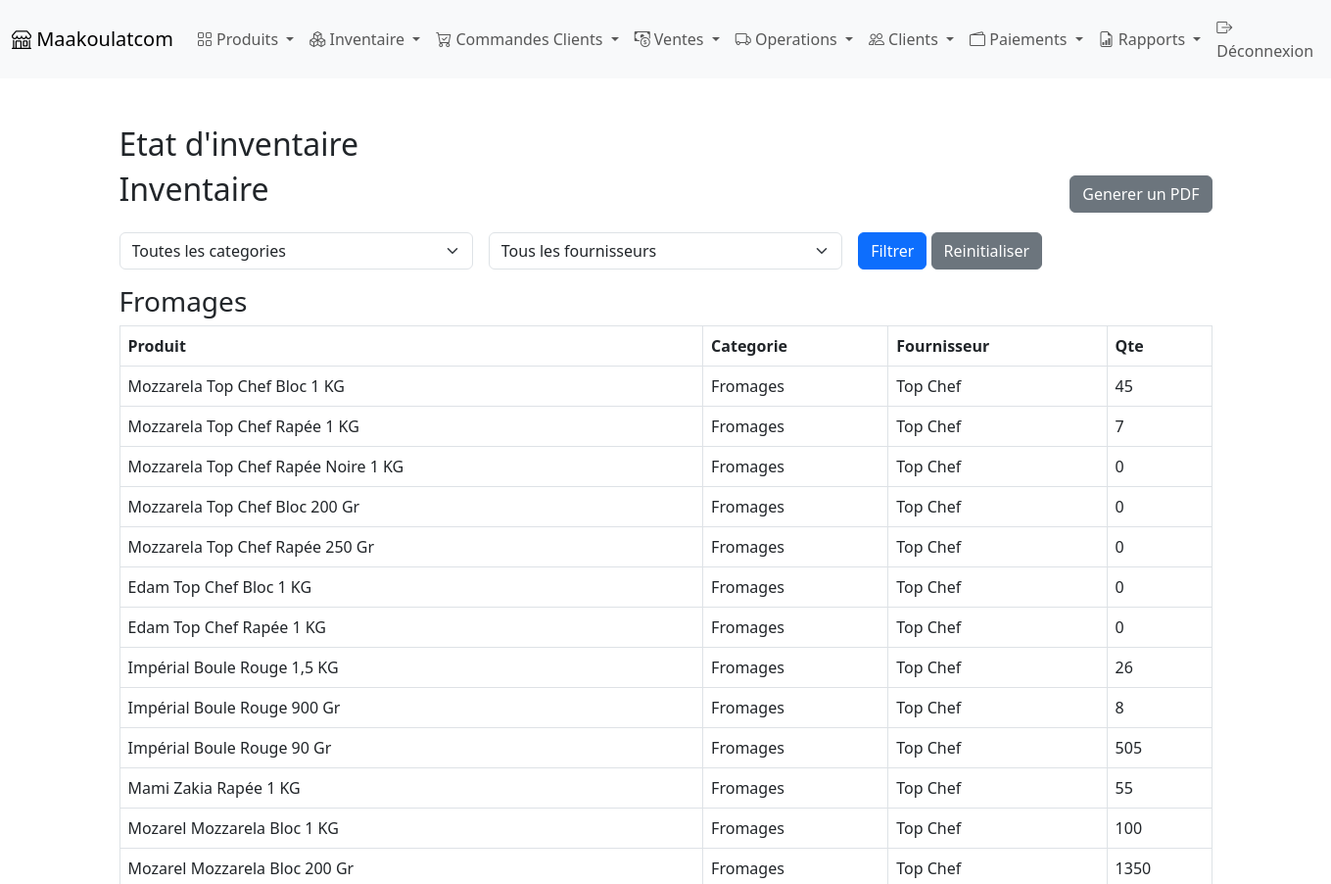
Page /status/ (signed in, upper part) on the earlier database version.
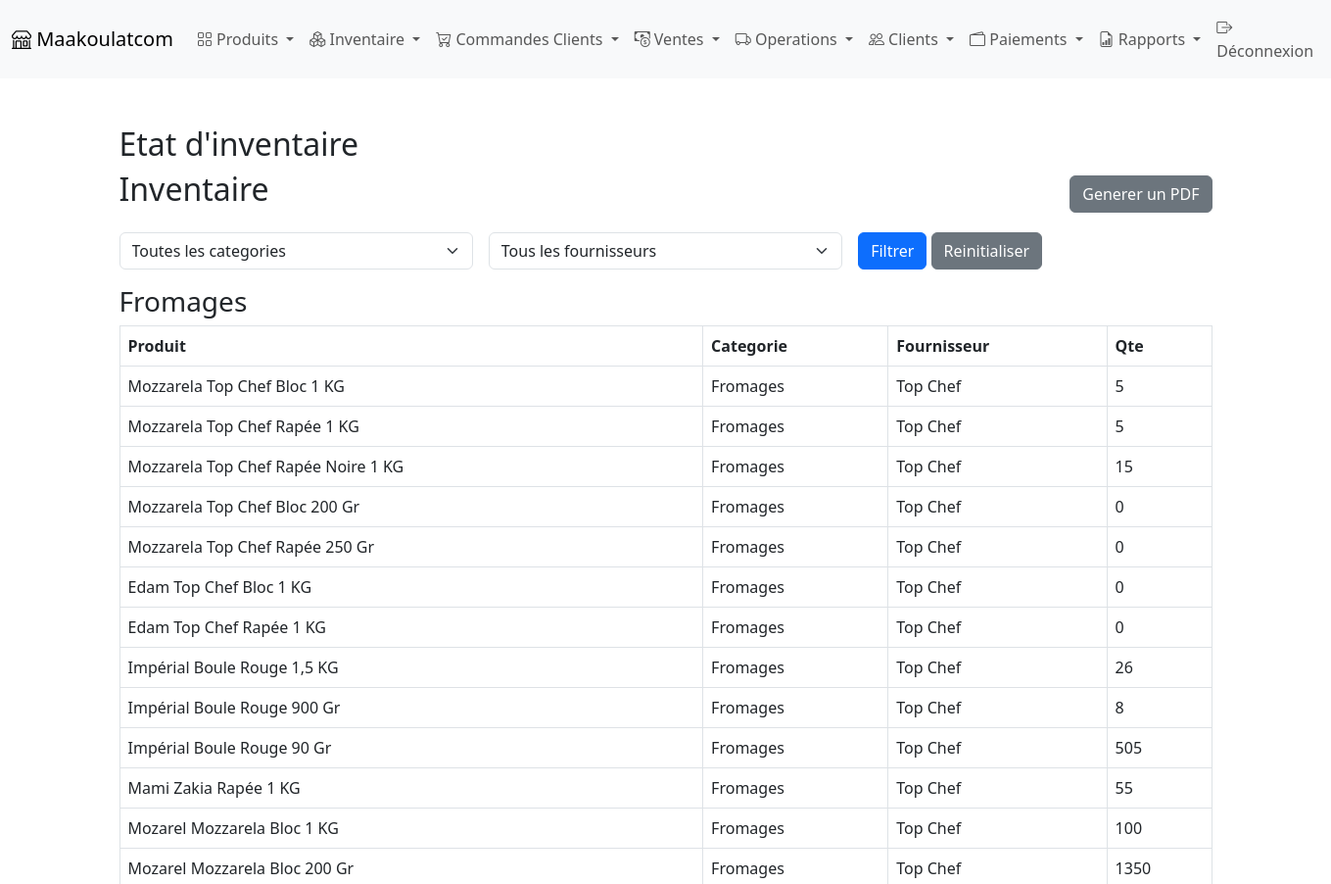
Same page on the later database version.
### products/models.py (models this page shows, shortened)
class Product(models.Model):
    CATEGORY_CHOICES = [
        ('Fromages', 'Fromages'),
        ('Sauces', 'Sauces'),
        ('Poisson', 'Poisson'),
        ('Poulet', 'Poulet'),
        ('Divers', 'Divers'),
    ]
    SUPPLIER_CHOICES = [
        ('Top Chef', 'Top Chef'),
        ('Ali', 'Ali'),
        ('Adnane', 'Adnane'),
        ('Yozi Food', 'Yozi Food'),
        ('Divers', 'Divers'),
    ]
    code = models.CharField(max_length=50, unique=True)
    name = models.CharField(max_length=100)
    name_ar = models.CharField(max_length=100, null=True, blank=True)
    purchase_price = models.DecimalField(max_digits=10, decimal_places=2)
    selling_price = models.DecimalField(max_digits=10, decimal_places=2)
    quantity = models.IntegerField(default=0)
    category = models.CharField(max_length=20, choices=CATEGORY_CHOICES, default='Divers')
    supplier = models.CharField(max_length=20, choices=SUPPLIER_CHOICES, default='Divers')
    critical_threshold = models.IntegerField(default=10)

### products/views.py (the view)
# urls.py: path('status/', views.inventory_status, name='inventory_status'),
@login_required
def inventory_status(request):
    category_filter = request.GET.get('category')
    supplier_filter = request.GET.get('supplier')
    products = Product.objects.all()
    if category_filter:
        products = products.filter(category=category_filter)
    if supplier_filter:
        products = products.filter(supplier=supplier_filter)
    categories = Product.CATEGORY_CHOICES
    products_by_category = {
        category[0]: products.filter(category=category[0]) for category in categories
    }
    distinct_categories = Product.objects.values_list('category', flat=True).distinct()
    distinct_suppliers = Product.objects.values_list('supplier', flat=True).distinct()
    return render(request, 'inventory/inventory_status.html', {
        'products_by_category': products_by_category,
        'distinct_categories': distinct_categories,
        'distinct_suppliers': distinct_suppliers,
        'selected_category': category_filter,
        'selected_supplier': supplier_filter,
    })

### products/templates/inventory/inventory_status.html (shortened to what this page needs)
{% extends "products/base.html" %}
{% block content %}
<h2>Etat d'inventaire</h2>
<div class="d-flex justify-content-between align-items-center mb-3">
    <h2>Inventaire</h2>
    <a href="{% url 'products:export_inventory_to_pdf' %}" class="btn btn-secondary">Generer un PDF</a>
</div>
<form method="get" class="mb-3">
    <div class="row g-3">
        <div class="col-md-4">
            <select name="category" class="form-select">
                <option value="">Toutes les categories</option>
            </select>
        </div>
        <div class="col-md-4">
            <select name="supplier" class="form-select">
                <option value="">Tous les fournisseurs</option>
            </select>
        </div>
        <div class="col-md-4">
            <button type="submit" class="btn btn-primary">Filtrer</button>
            <a href="{% url 'products:inventory_status' %}" class="btn btn-secondary">Reinitialiser</a>
        </div>
    </div>
</form>
<div class="table-responsive">
    {% for category, products in products_by_category.items %}
    <h3>{{ category }}</h3>
    <table class="table table-bordered">
        <thead>
            <tr>
                <th>Produit</th>
                <th>Categorie</th>
                <th>Fournisseur</th>
                <th>Qte</th>
            </tr>
        </thead>
        <tbody>
            {% for product in products %}
            <tr>
                <td>{{ product.name }}</td>
                <td>{{ product.category }}</td>
                <td>{{ product.supplier }}</td>
                <td>{{ product.quantity }}</td>
            </tr>
            {% endfor %}
        </tbody>
    </table>
    {% endfor %}
</div>
{% endblock %}

Differences in the rows shown:
changed Product "Mozzarela Top Chef Bloc 1 KG": quantity "45" → "5"
changed Product "Mozzarela Top Chef Rapée 1 KG": quantity "7" → "5"
changed Product "Mozzarela Top Chef Rapée Noire 1 KG": quantity "0" → "15"
